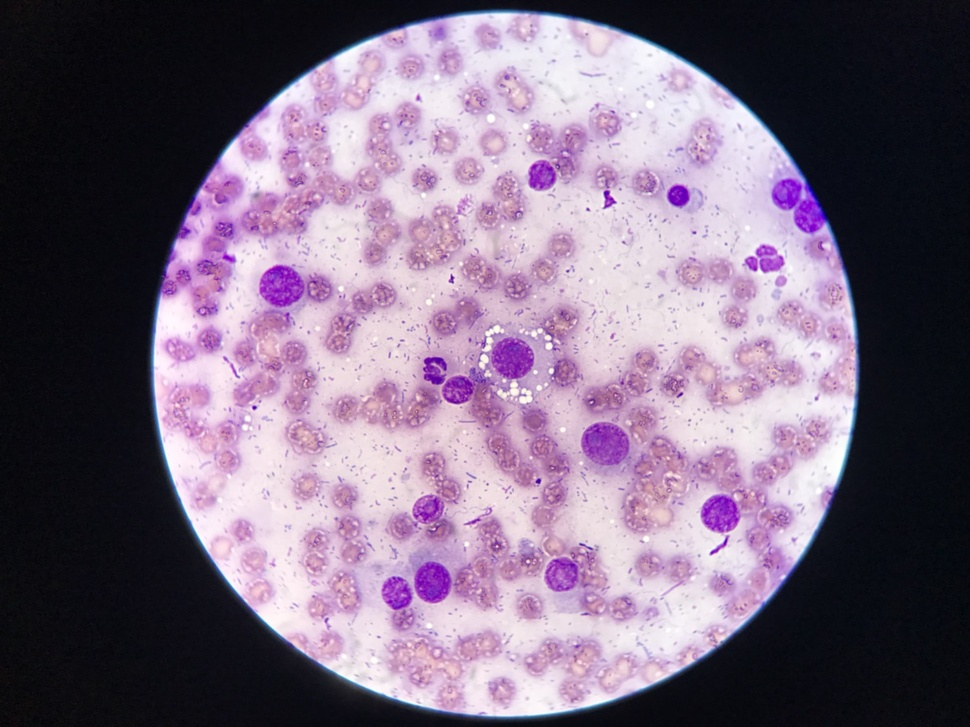
#> input picture test1.jpg, 970 x 727 px, shrunk from 1478 x 1108 before the run, found by its file name
$ python 'image segmentation.py'
#> lines starting #> are read from the running program, lines starting #| are printed output that depends on the picture; after the words box and inside, x2 and y2 are one past the last pixel; in counts of white or black regions, pixels touching at a corner belong together
# -*- coding: utf-8 -*-
"""
Created on Fri Aug 17 16:20:15 2018

@author: 58011256
"""


import cv2
import numpy as np
from matplotlib import pyplot as plt

img = cv2.imread('C:/Users/58011256/Desktop/COde/Python/image segmentation/test1.jpg')
#> img is the input picture: shape (727, 970, 3); mean B, G, R 127.1, 106, 122.9


kernel = np.ones((5,5),np.uint8)
erosion = cv2.erode(img,kernel,iterations = 1)
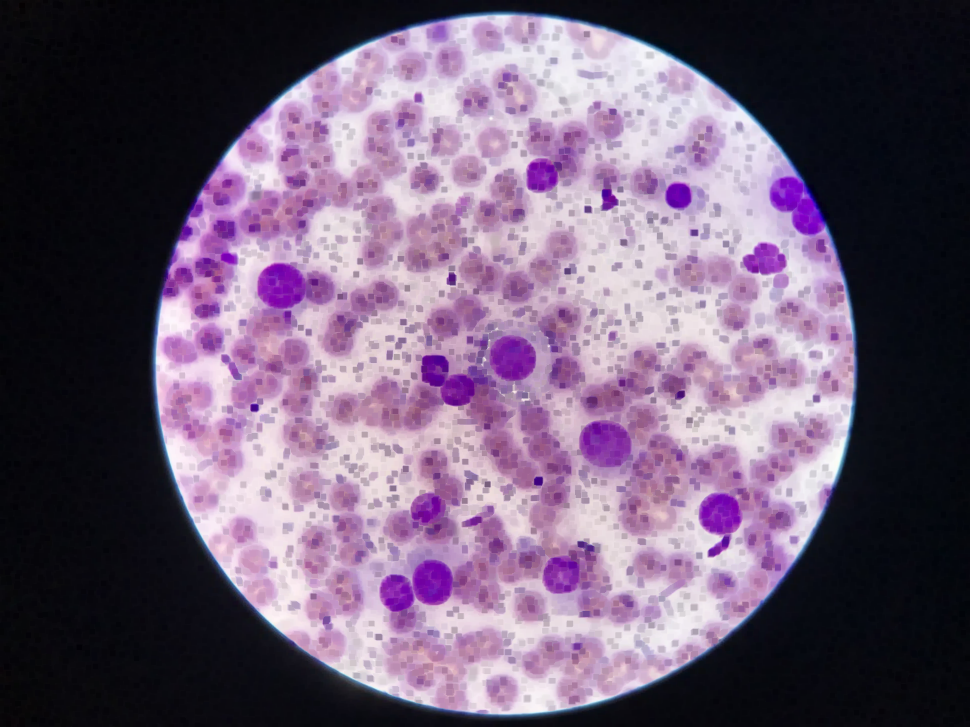
#> erosion: shape (727, 970, 3); mean B, G, R 115.5, 91.7, 110.2
closing = cv2.morphologyEx(img, cv2.MORPH_CLOSE, kernel)
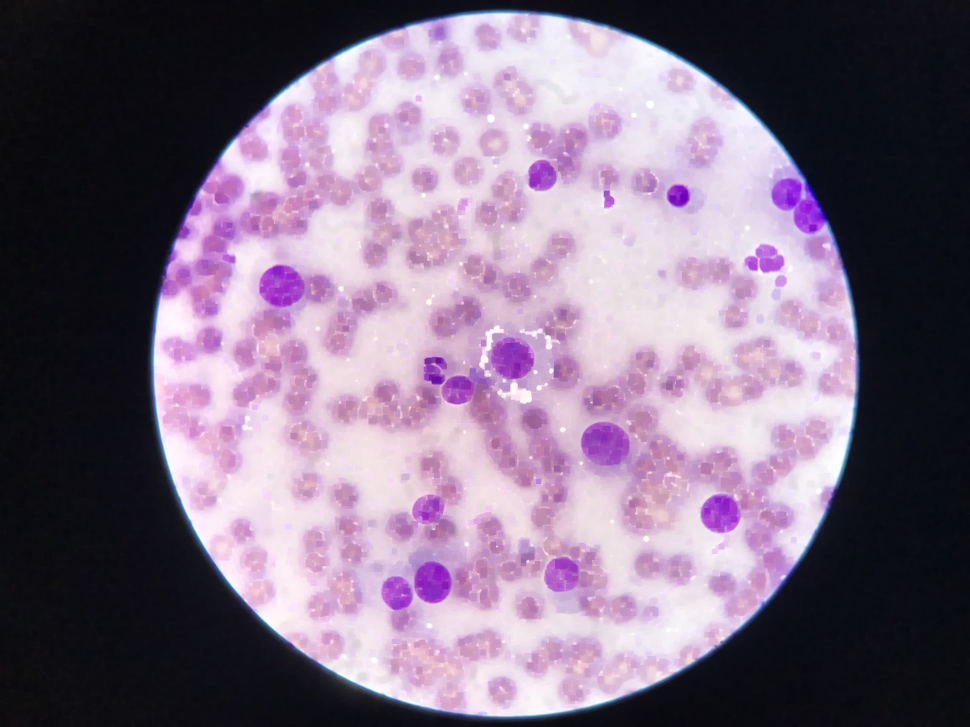
#> closing: shape (727, 970, 3); mean B, G, R 131.1, 110, 127
'''
equ = cv2.equalizeHist(closing)
res = np.hstack((closing,equ)) #stacking images side-by-side
cv2.imwrite('res.png',res)
'''
blur = cv2.GaussianBlur(closing,(5,5),0)
edges = cv2.Canny(blur,50,200)
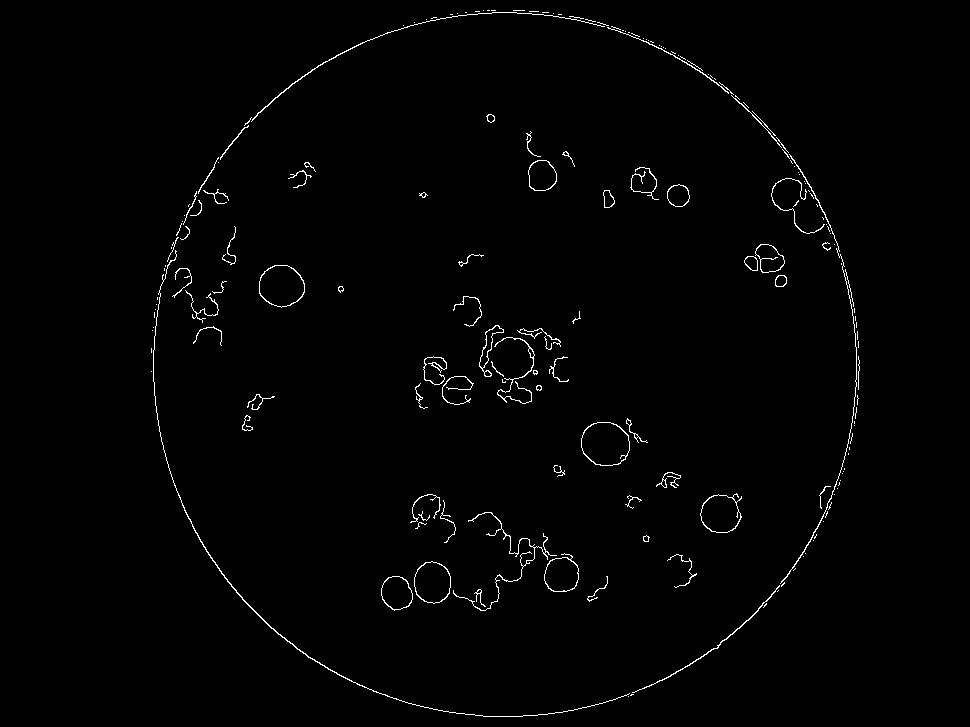
#> edges: shape (727, 970); 1.1% white in thin lines or dots, all inside (x1, y1, x2, y2) = (151, 10, 860, 717)

'''
plt.subplot(121),plt.imshow(closing,cmap = 'gray')
plt.title('Original Image'), plt.xticks([]), plt.yticks([])
'''
plt.subplot(121),plt.imshow(blur,cmap = 'gray')
plt.title('Closing+Blur Image'), plt.xticks([]), plt.yticks([])

cv2.imwrite("cleanIMG.jpg",blur)

plt.subplot(122),plt.imshow(edges,cmap = 'gray')
plt.title('Edge Image'), plt.xticks([]), plt.yticks([])

plt.show()
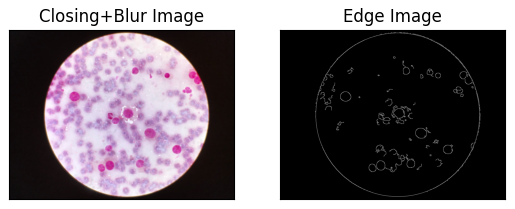
#> figure drawn by matplotlib, 2 panels; B, G, R data is drawn as R, G, B

$ run again, with S__5824557.jpg copied over test1.jpg
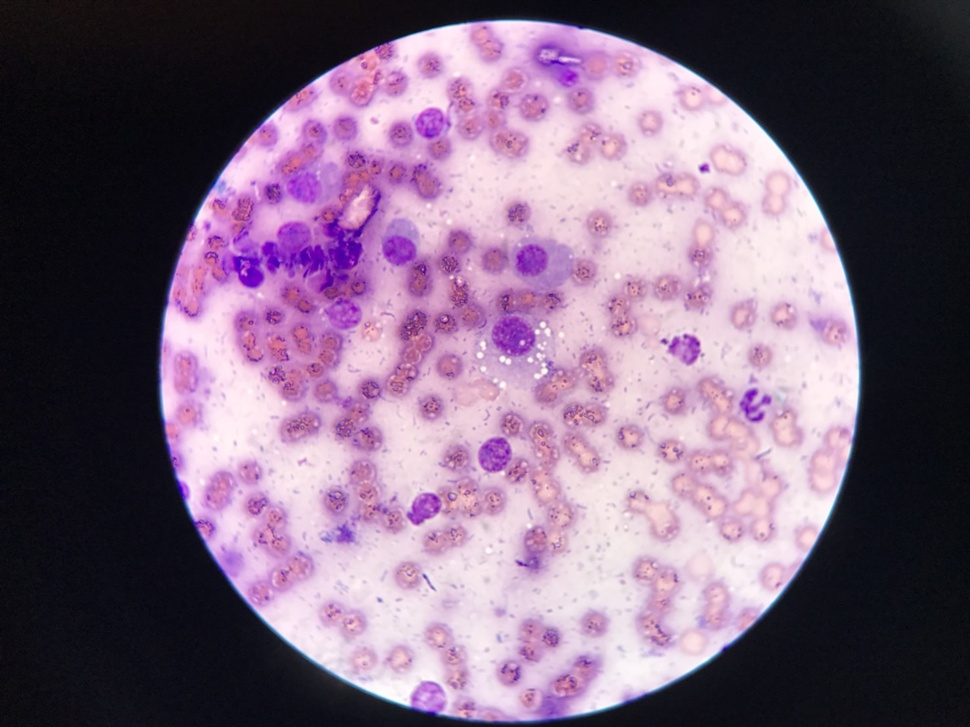
#> input picture S__5824557.jpg, 970 x 727 px, shrunk from 1478 x 1108 before the run, found by its file name
#> img is the input picture: shape (727, 970, 3); mean B, G, R 125.3, 101.6, 125.1
#> `edges = cv2.Canny(blur,50,200)`:
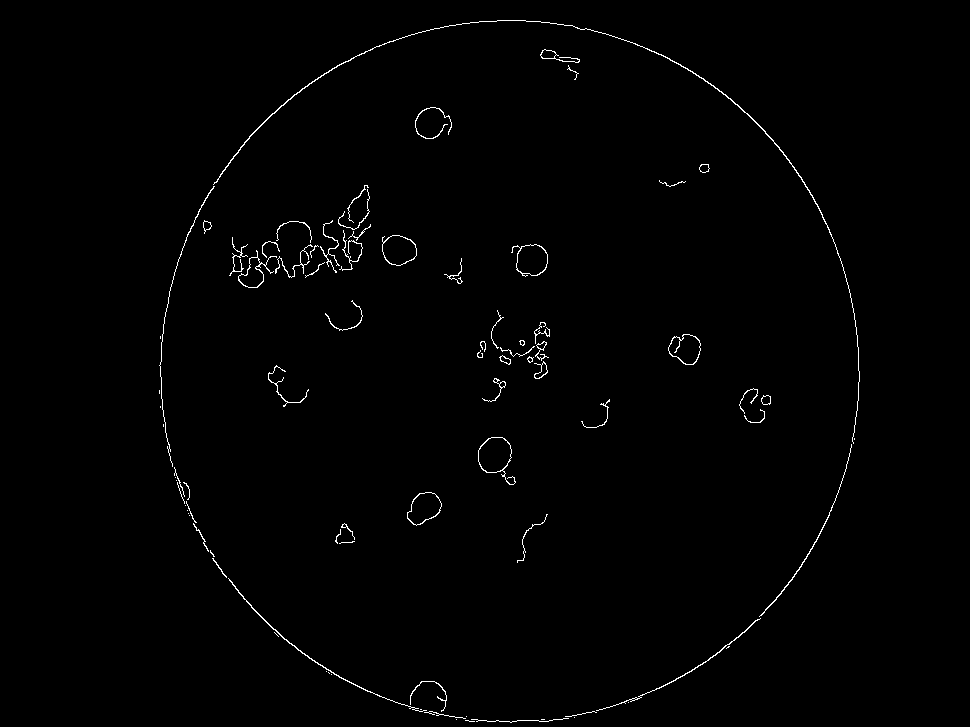
#> edges: shape (727, 970); 0.85% white in thin lines or dots, all inside (x1, y1, x2, y2) = (159, 20, 860, 723)
#> `plt.show()`:
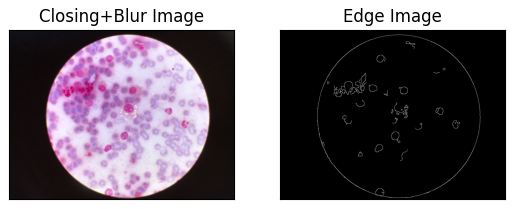
#> figure drawn by matplotlib, 2 panels; B, G, R data is drawn as R, G, B

$ run again, with S__5824558.jpg copied over test1.jpg
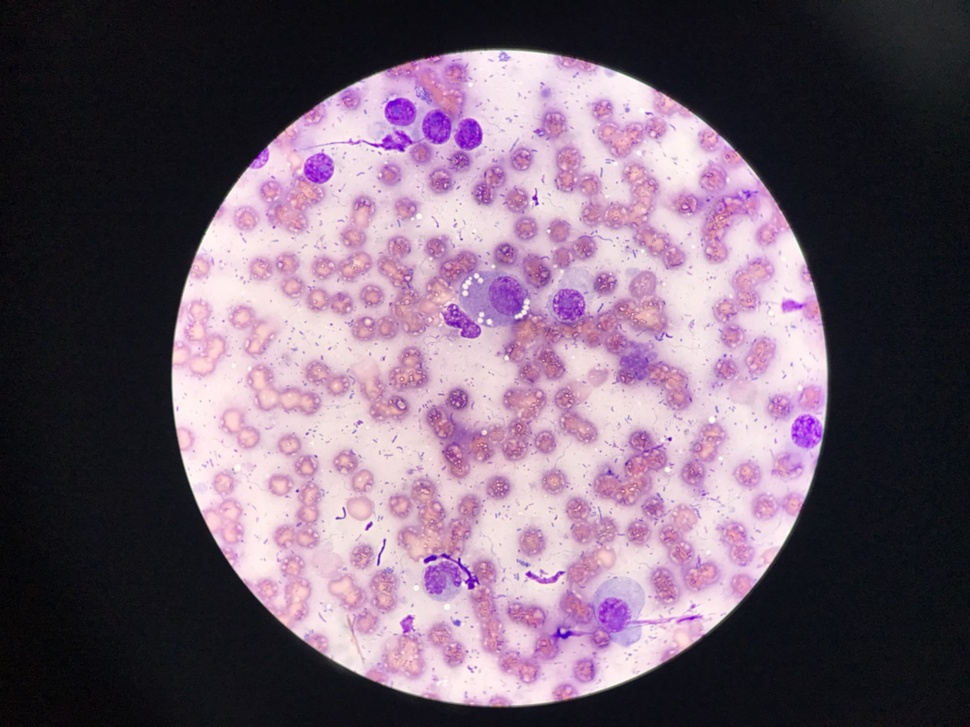
#> input picture S__5824558.jpg, 970 x 727 px, shrunk from 1478 x 1108 before the run, found by its file name
#> img is the input picture: shape (727, 970, 3); mean B, G, R 111.5, 94.9, 113.5
#> `edges = cv2.Canny(blur,50,200)`:
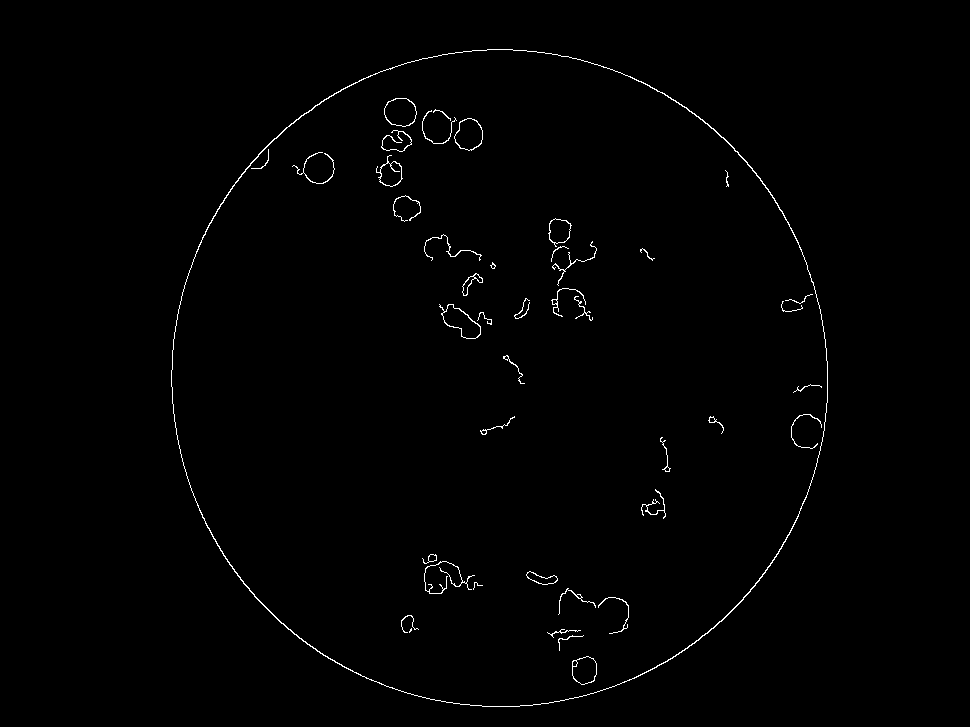
#> edges: shape (727, 970); 0.79% white in thin lines or dots, all inside (x1, y1, x2, y2) = (171, 49, 828, 707)
#> `plt.show()`:
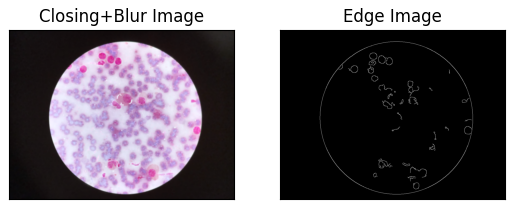
#> figure drawn by matplotlib, 2 panels; B, G, R data is drawn as R, G, B

$ run again, with S__5824559.jpg copied over test1.jpg
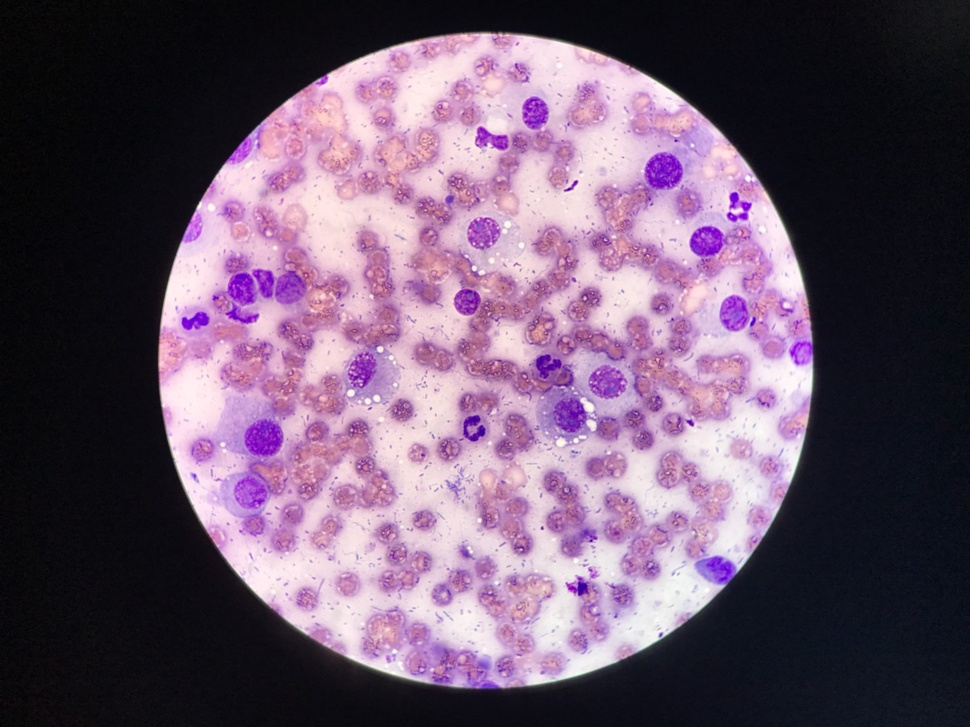
#> input picture S__5824559.jpg, 970 x 727 px, shrunk from 1478 x 1108 before the run, found by its file name
#> img is the input picture: shape (727, 970, 3); mean B, G, R 107.7, 85.7, 107.1
#> `edges = cv2.Canny(blur,50,200)`:
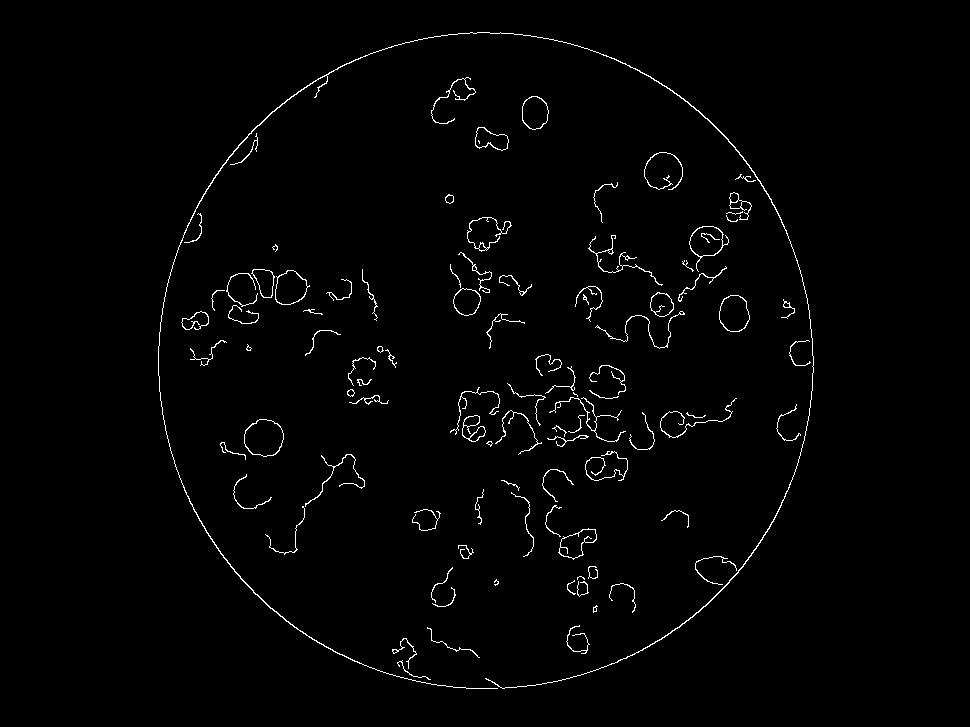
#> edges: shape (727, 970); 1.5% white in thin lines or dots, all inside (x1, y1, x2, y2) = (158, 32, 814, 689)
#> `plt.show()`:
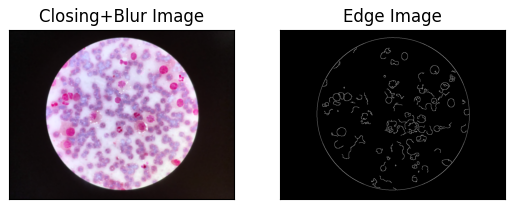
#> figure drawn by matplotlib, 2 panels; B, G, R data is drawn as R, G, B
